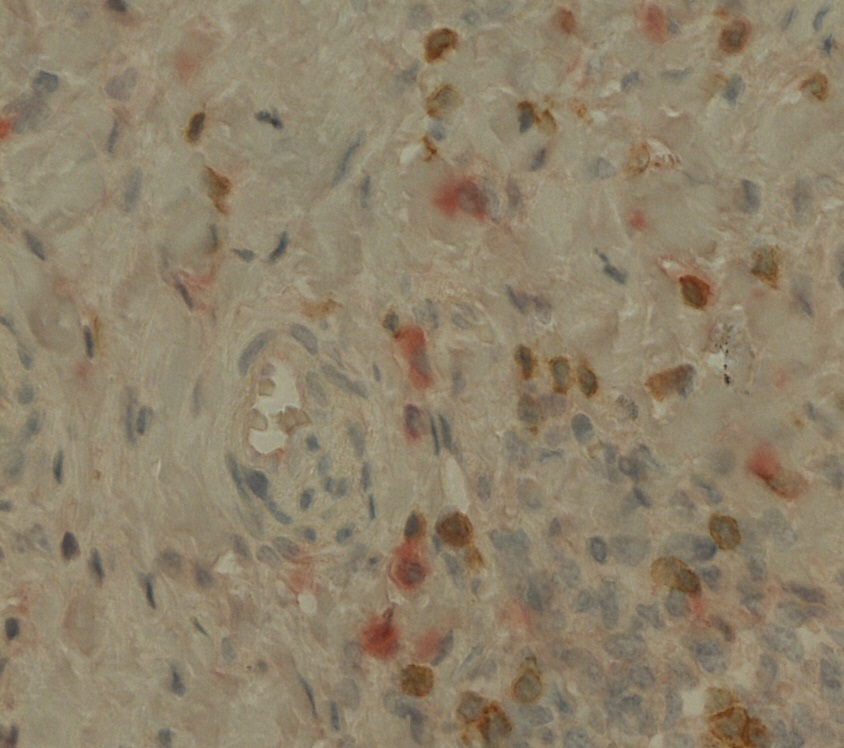
#> input picture TestingScripts/TestImage.jpg, 844 x 748 px
$ python DABWatershedSegmentation.py   (older library calls are emulated)
#> lines starting #> are read from the running program, lines starting #| are printed output that depends on the picture
import numpy as np
from numpy import linalg
import matplotlib.pyplot as plt

from skimage import morphology
from skimage.io import imread
from skimage.color import separate_stains
from skimage.exposure import rescale_intensity
from skimage.color import rgb2grey
from skimage.filters import sobel


ihc_rgb = imread(r'TestImage.jpg')
#> ihc_rgb is the input picture: shape (748, 844, 3); mean R, G, B 142.6, 129.7, 106.4

#Color deconvolution
#Normalized optical density matrix
#see Ruifrok AC, Johnston DA. Quantification of histological staining by color deconvolution.
# R      G      B
# X      X      X   Hematoxylin(0)
# X      X      X   Red(1)
# X      X      X   DAB(2)
#Hematoxylin(0), Red(1), DAB(2)
rgb_from_hrd = np.array([[0.644, 0.710, 0.285],
                         [0.0326, 0.873, 0.487],
                         [0.270, 0.562, 0.781]])
#conv_matrix
hrd_from_rgb = linalg.inv(rgb_from_hrd)

# Stain space conversion
ihc_hrd = separate_stains(ihc_rgb, hrd_from_rgb)
#> ihc_hrd: shape (748, 844, 3) float64; mean of channels 0, 1, 2 0.0312, 4.41e-06, 0.0853

'''DAB'''
# Rescale signals
# [:, :, (0,1,2--color)]
DAB_rescale = rescale_intensity(ihc_hrd[:, :, 2], out_range=(0, 1))
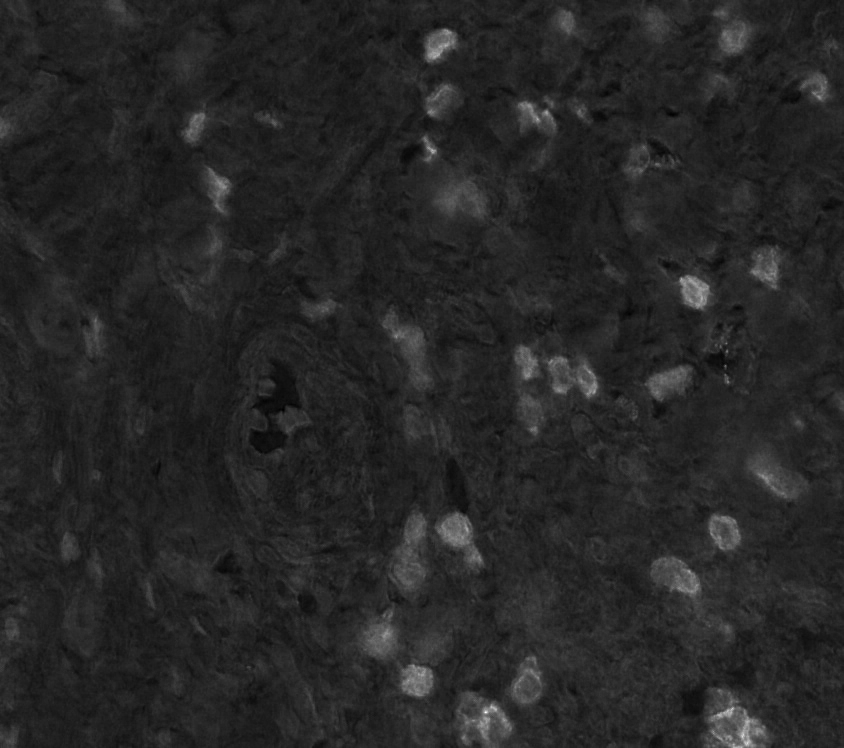
#> DAB_rescale: shape (748, 844) float64; min 0, max 1, mean 0.152
DAB_array = np.dstack((np.zeros_like(DAB_rescale), DAB_rescale, DAB_rescale))
#> DAB_array: shape (748, 844, 3) float64; mean of channels 0, 1, 2 0, 0.152, 0.152

DAB_Grey_Array = rgb2grey(DAB_array)


#Sobel transformation
elevation_map = sobel(DAB_Grey_Array)
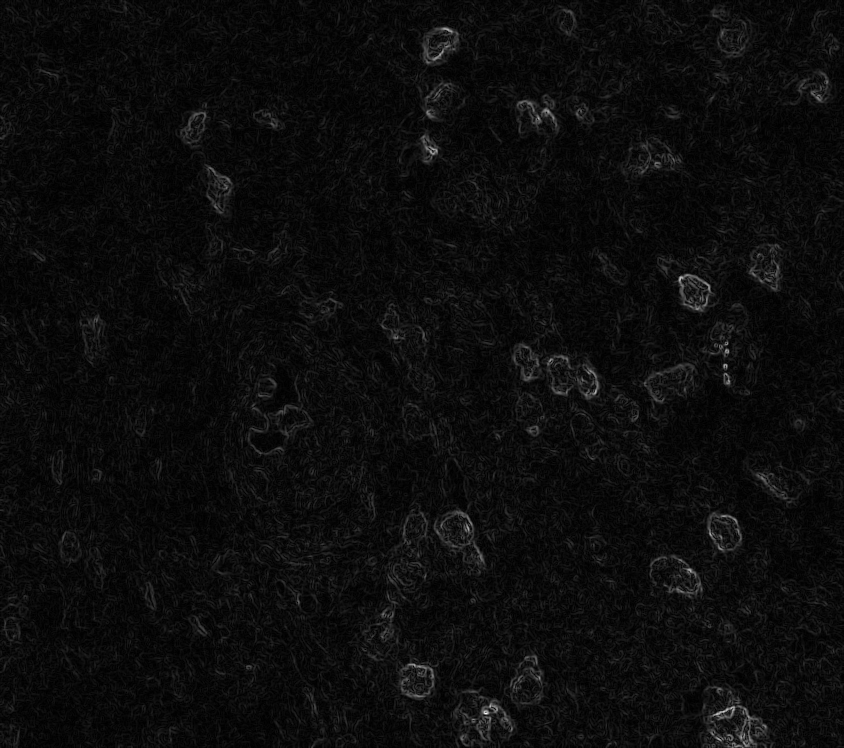
#> elevation_map: shape (748, 844) float64; min 0, max 0.245, mean 0.0122; drawn with min black and max white

fig, ax = plt.subplots(figsize=(4, 3))
ax.imshow(elevation_map, cmap=plt.cm.gray, interpolation='nearest')
ax.axis('off')
ax.set_title('elevation_map')


#Get markers for watershed
markers = np.zeros_like(DAB_Grey_Array)
markers[DAB_Grey_Array < .3] = 1
markers[DAB_Grey_Array > .5] = 2

fig, ax = plt.subplots(figsize=(4, 3))
ax.imshow(markers, cmap=plt.cm.spectral, interpolation='nearest')
ax.axis('off')
ax.set_title('markers')


#perform watershed, fills in positive regions
#> (the run stopped early here; a loop or call above may not have finished)
